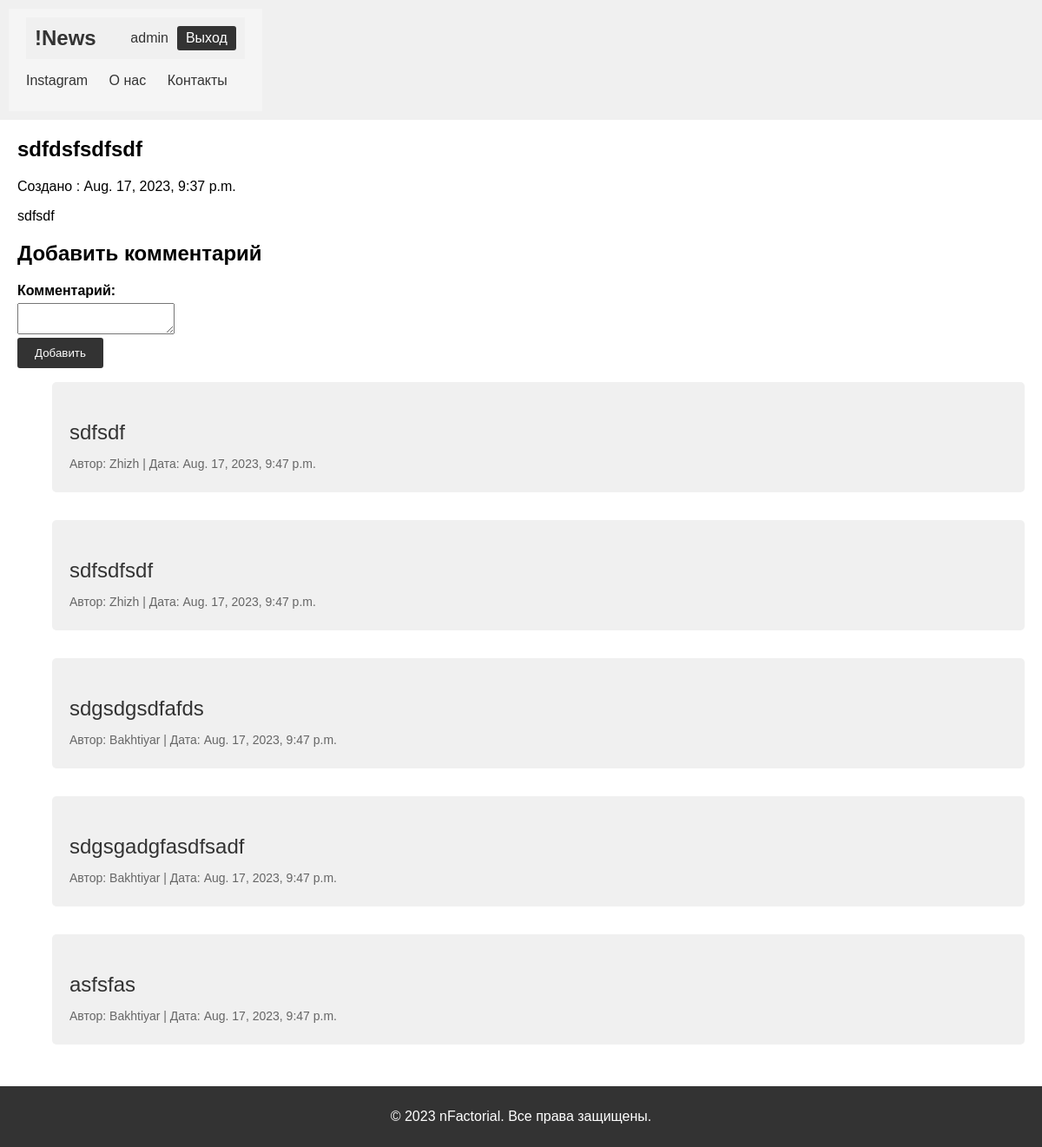
The page /news/6/ (signed in) on the database its author committed.
### news/models.py (models this page shows, shortened)
class News(models.Model):
    author = models.ForeignKey(User, on_delete=models.CASCADE, null=True)
    title = models.TextField(max_length=50)
    content = models.TextField(max_length=200)
    created_at = models.DateTimeField(auto_now_add=True)

class Comments(models.Model):
    author = models.ForeignKey(User, on_delete=models.CASCADE)
    content = models.TextField(max_length=150)
    created_at = models.DateTimeField()
    News = models.ForeignKey(News, on_delete=models.CASCADE)

### news/views.py (the view)
# urls.py: path("<int:news_id>/", views.get_page, name="get_page"),
def get_page(request, news_id):
    news = get_object_or_404(News, pk=news_id)
    user_is_moderator = request.user.groups.filter(name='moderators').exists()
    content = request.POST.get('content')
    if content:
        comment = Comments(author=request.user, content=content, created_at=timezone.now(), News=news)
        comment.save()
    comments = Comments.objects.filter(News=news).order_by("-created_at")
    context = {"news": news, "comments": comments, "user_is_moderator": user_is_moderator}
    return render(request, "news/page.html", context)

### news/templates/news/page.html (shortened to what this page needs)
{% extends "news/base.html" %}
{% block content %}
      <h2>{{ news.title }}</h2>
        <p>Создано : {{ news.created_at }}</p>
        <p>{{ news.content }}</p>
        {% if user.is_authenticated %}
        <h2>Добавить комментарий</h2>
        <form action="{% url 'news:get_page' news.id%}" method="post">
            <label for="content">Комментарий: </label>
            <textarea name="content"></textarea><br>
            <button type="submit">Добавить</button>
        </form>
        <ul>
            <div class="news-list">
                    {% for comment in comments %}
                    <div class="news">
                        <p class="news-title">{{ comment.content }}</p>
                        <p class="news-info">
                            Автор: {{ comment.author }} | Дата: {{ comment.created_at }}
                        </p>
                    </div>
                    {% endfor %}
            </div>
        </ul>
        {% else %}
        <p style="color: #ff9999; background-color: #f0f0f0;">Комментарий доступно для авторизованных</p>
        {% endif %}
{% endblock %}

### news/templates/news/base.html (shortened to what this page needs)
<!DOCTYPE html>
<html lang="en">
<head>
    {% load static %}
    <link rel="stylesheet" href="{% static 'news/style.css' %}">
</head>
<body>
    <header class="header">
        <nav class="nav">
            <div class="container">
                {% if user.is_authenticated %}
                    <div class="header">
                        <a href="{% url 'news:news' %}" class="logo">!News</a>
                        <div class="user-bar">
                            <span class="username">{{ user.username }}</span>
                            <a href="{% url 'logout' %}" class="btn-logout">Выход</a>
                        </div>
                    </div>
                {% endif %}
                <ul class="menu">
                    <li><a href="https://www.instagram.com/thetwelvepartformulaofbeing/" target="_blank">Instagram</a></li>
                    <li><a href="https://www.nfactorial.school/nfactorial-team" target="_blank">О нас</a></li>
                    <li><a href="https://www.nfactorial.school/" target="_blank">Контакты</a></li>
                </ul>
            </div>
        </nav>
    </header>
    <main class="main">
        <div class="container">
            {% block content %}
            {% endblock %}
        </div>
    </main>
    <footer class="footer">
        <div class="container">
            <p>&copy; 2023 nFactorial. Все права защищены.</p>
        </div>
    </footer>
</body>
</html>

### news/static/news/style.css (style rules this page uses)
body { font-family: Arial, sans-serif; margin: 0; padding: 0; }
.header { background-color: #333; color: white; padding: 10px 0; }
.nav { background-color: #f5f5f5; padding: 10px 0; }
.container { max-width: 1200px; margin: 0 auto; padding: 0 20px; }
.logo { font-size: 24px; color: #333; text-decoration: none; font-weight: bold; }
.menu { list-style-type: none; padding: 0; }
.menu li { display: inline; margin-right: 20px; }
.menu a { text-decoration: none; color: #333; }
.footer { background-color: #333; color: white; padding: 10px 0; text-align: center; }
h2 { margin-bottom: 20px; }
form label { display: block; margin-bottom: 5px; font-weight: bold; }
form button { background-color: #333; color: white; padding: 10px 20px; border: none; border-radius: 3px; cursor: pointer; }
.username { color: #333; margin-right: 10px; }
.header { display: flex; justify-content: space-between; align-items: center; background-color: #f0f0f0; padding: 10px; }
.user-bar { display: flex; align-items: center; }
.btn-logout { background-color: #333; color: white; padding: 5px 10px; border-radius: 3px; text-decoration: none; transition: background-color 0.3s ease-in-out; }
.news-list { display: flex; flex-direction: column; }
.news { background-color: #f0f0f0; padding: 20px; border-radius: 5px; }
.news-title { text-decoration: none; color: #333; font-size: 24px; margin-bottom: 10px; }
.news-info { color: #666; font-size: 14px; margin-bottom: 5px; }

### rows shown on the page
News: title "sdfdsfsdfsdf", created_at "Aug. 17, 2023, 9:37 p.m.", content "sdfsdf"
Comments: content "sdfsdf", author "Zhizh", created_at "Aug. 17, 2023, 9:47 p.m."
Comments: content "sdfsdfsdf", author "Zhizh", created_at "Aug. 17, 2023, 9:47 p.m."
Comments: content "sdgsdgsdfafds", author "Bakhtiyar", created_at "Aug. 17, 2023, 9:47 p.m."
Comments: content "sdgsgadgfasdfsadf", author "Bakhtiyar", created_at "Aug. 17, 2023, 9:47 p.m."
Comments: content "asfsfas", author "Bakhtiyar", created_at "Aug. 17, 2023, 9:47 p.m."

### other values the page prints
{{ user.username }} "admin"
